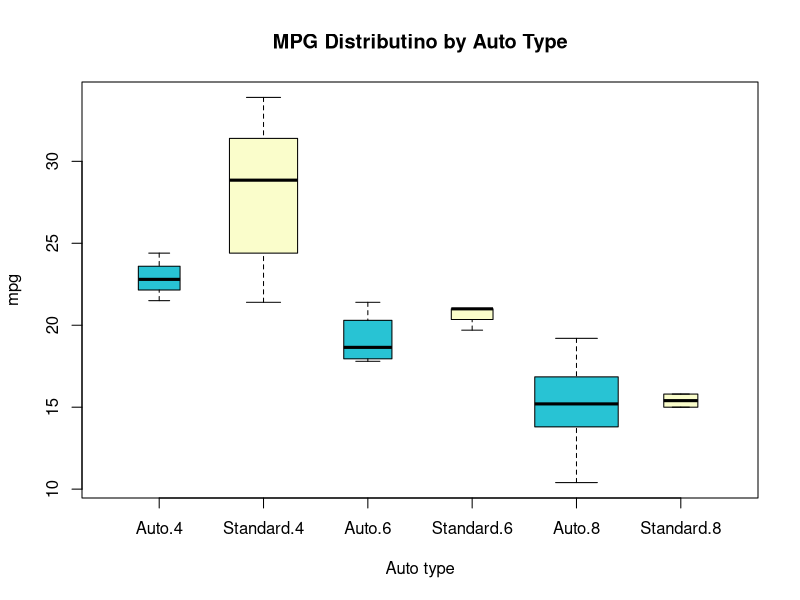

Generate this figure with R:
mtcars$cyl.f <- factor(mtcars$cyl,
                       levels = c(4,6,8), 
                       labels = c("4", "6", "8"))

mtcars$am.f <- factor(mtcars$am, 
                      levels = c(0,1), 
                      labels = c("Auto", "Standard"))

boxplot(mpg ~ am.f*cyl.f, data = mtcars, 
        varwidth = TRUE, 
        col = c("#28c3d4", "#fafdcb"), 
        main = "MPG Distributino by Auto Type", 
        xlab = "Auto type")

#install.packages("vioplot")
#library("vioplot")
#x1 <- mtcars$mpg[mtcars$cyl==4]
#x2 <- mtcars$mpg[mtcars$cyl==6]
#x3 <- mtcars$mpg[mtcars$cyl==8]
#vioplot(x1,x2,x3, names = c("4 cylinder", "6 cylinder", "8 cylinder"), col="#28c3d4")
#title("Violin plots of miles per gallon")
